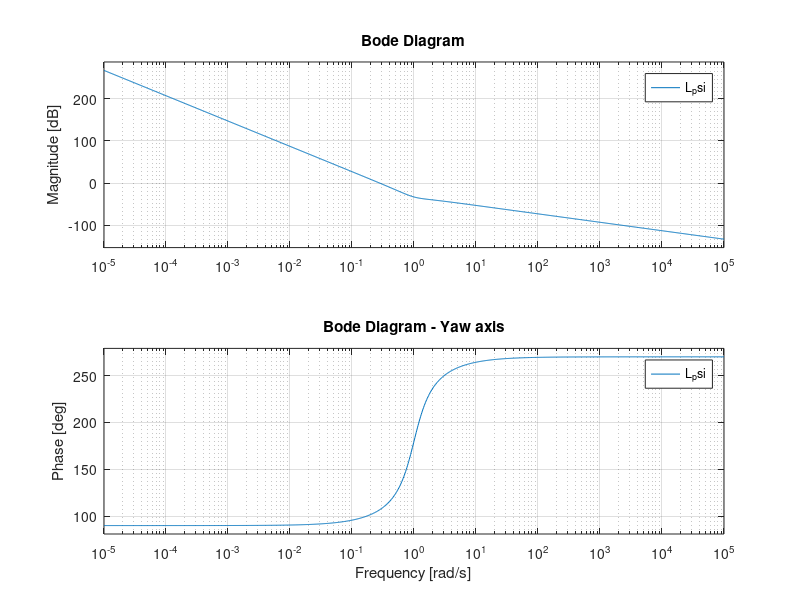

Write MATLAB code to recreate this figure. (Note: this script raises an error after producing the figure.)

%% GROUP_01 DETAILS
%  Authors:
%  - Modena Andrea 2157605
%  - Comunello Marco 2193512
%  - De Guio Riccardo 2157243
%  - Borghesan Alice 2196728

clear; close all; clc;

%% Simulink Parameters
t_max = 30;
dt = 0.01;
tol = 1e-5;

%% Phase 0: Cubesat data and orbital parameters
% ESAT: as written in the datasheet from Theia space

z = 0.1;                        % [m]
m = 1.185;                      % [kg]

Iz = 0.007;                     % [kg*m^2]

% Calling s as tf object

s = tf('s');

%% 1) Rewrite the transfer functions as specified in Eq. 3

G_mt = 3.125 * 5 * 10^-4;           % [-] Gain due to torqrods
G_psi   =  G_mt / (Iz*s^2);

%% 2) Translate the specifications (Eq. 7)
% _star => required quantity

k = 1;                              % [-]   system type (PID => pole at origin)
e_rp_star = 0.03;                   % [deg] steady state error
t_r_star = 1;                       % [s]   rise time
m_phi_star = 45;                    % [deg] minimum phase margin

w_A_G_star = log(10) / t_r_star;    % [rad/s] open loop tf crossover frequency

%% 3) Calculate the static gains of the controllers K (Eq. 6)

K_P_0 = 0.1;    
K_I_0 = 0.1;
K_D_0 = 0.1;    

% Initial iteration
K_I = K_I_0;
K_P = K_P_0;
K_D = K_D_0;

%% 4) Verify the system stability requirements

% Not needed: the system is always BIBO stable

%% 5) Write the open-loop (C(s)G(s) and closed-loop (W(s)) transfer functions for the feedback system

% Controller (PID) definitions
C_psi   = K_P + K_I * (1/s) + K_D*s;

% Open loop transfer functions
L_psi   = C_psi   * G_psi;

% Closed loop transfer function
W_psi   = feedback(L_psi, 1);

%% 6) Trace the Bode diagrams of the open-loop transfer function using MATLAB bode() function
figure;
bode(L_psi, {1e-5,1e5}); grid on; title('Bode Diagram - Yaw axis');

%% 7) Adjust the controller parameters through trial and error using MATLAB's margin() function

% NO OPTIMIZATION: just manual trial and error

figure;
margin(L_psi, {1e-5,1e5}); grid on; title('Bode Diagram - Yaw axis');
[Gm_psi,Pm_psi,Wcg_psi,Wcp_psi]=margin(L_psi);

%% 8) Verify the step response using MATLAB's step() function

figure;
step(W_psi); grid on; title('Step Response - Yaw axis');
S_psi = stepinfo(W_psi);
